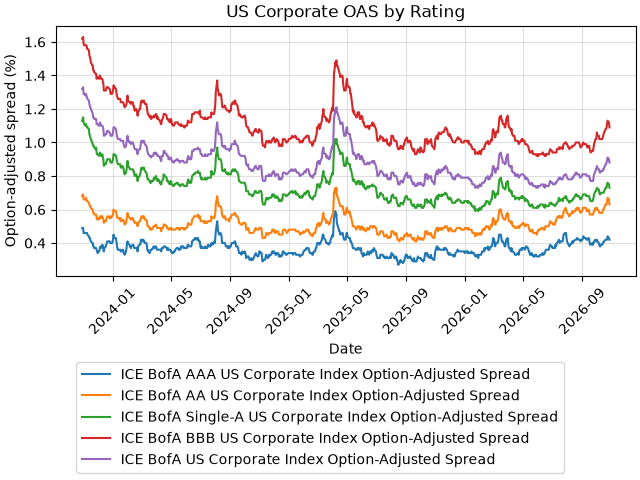

Reproduce this figure in Python.
import os
from pathlib import Path
import pandas as pd
from dotenv import load_dotenv
from matplotlib import pyplot as plt
from bond_functions import get_recent

load_dotenv()
api_key = os.environ["FRED_API_KEY"]

def main():
    series_ids = "BAMLC0A1CAAA", "BAMLC0A2CAA", "BAMLC0A3CA", "BAMLC0A4CBBB", "BAMLC0A0CM"

    curves = pd.concat([get_recent(i, api_key) for i in series_ids], axis=1)
    curves = curves.dropna()

    print(curves)

    fig, ax = plt.subplots(layout="constrained")
    ax.set_title("US Corporate OAS by Rating")
    ax.set_xlabel("Date")
    ax.set_ylabel("Option-adjusted spread (%)")
    ax.plot(curves, label=curves.columns)
    ax.tick_params("x", rotation=45)
    ax.grid(alpha=0.4)
    fig.legend(loc="outside lower center")
    plt.savefig(Path(__file__).with_name("spreads.png"))
    plt.show()

if __name__ == '__main__':
    main()
